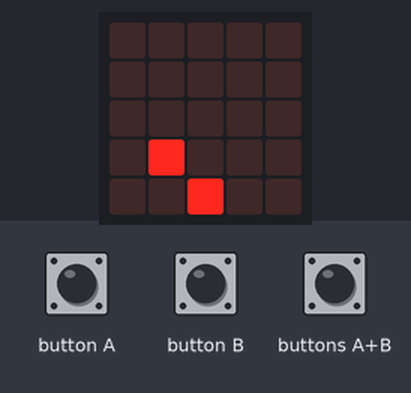
Bench run of a program on a simulated BBC micro:bit (MakeCode). On the bench: the board's 5×5 LED display. The inputs (shaded band) are chosen by the test bench. Random numbers come from a fixed seed; the run ends where the board's game-over animation would start. At 14.8 s the program stops and its outputs stay as they are.

Above: at 1.2 s.
1.3 s: button A pressed for 0.15 s
At 1.9 s:
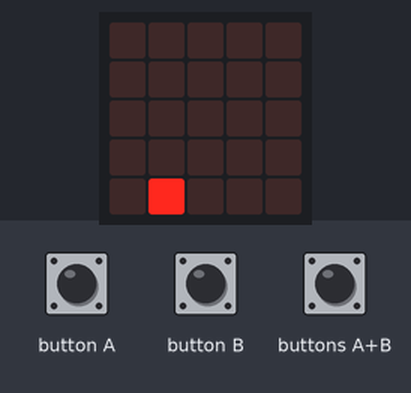
2.0 s: button B pressed for 0.15 s
At 2.34 s:
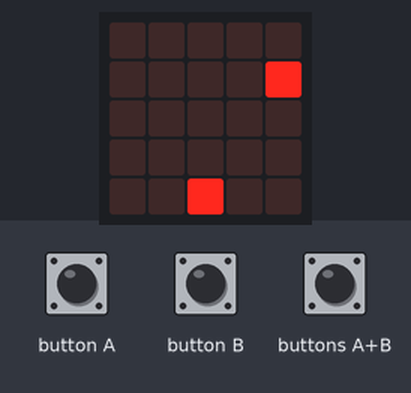
2.7 s: buttons A+B pressed for 0.15 s
At 3.2 s:
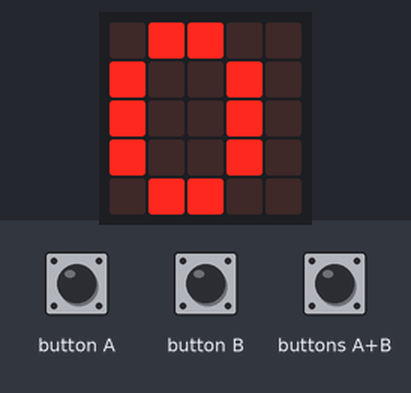
5.8 s: button A pressed for 0.15 s
At 6.4 s:
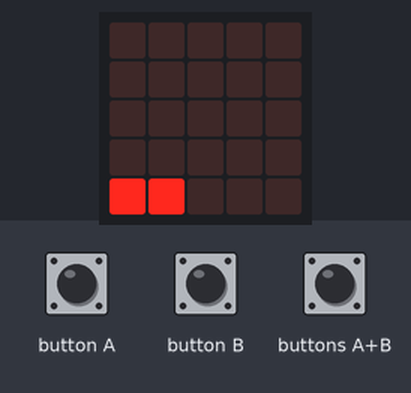
6.5 s: button B pressed for 0.15 s
At 7.0 s:
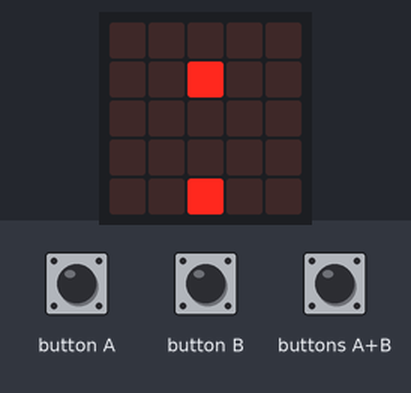
9.6 s: button B pressed for 0.15 s
At 15.4 s:
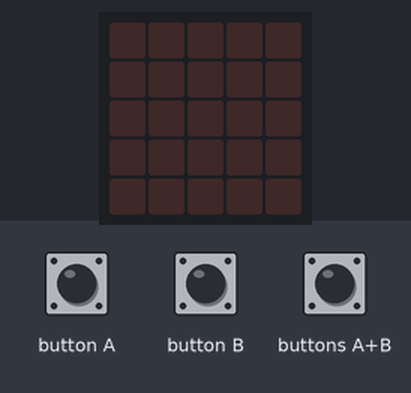
Timing chart, 0 to 16.3 s (numbered marks = the images above; inputs shaded):
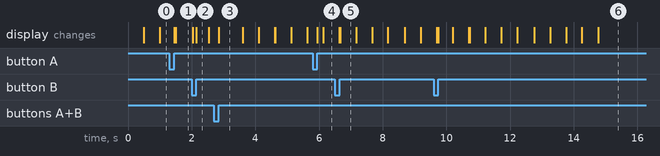

Measured:
- what the display in image 3 shows lasts 0.7 s, from 2.9 s to 3.6 s
- what the display in image 5 shows lasts 0.5 s, from 6.7 s to 7.2 s

The program:

main.ts
```typescript
input.onButtonPressed(Button.A, function () {
    player.move(-1)
})
input.onButtonPressed(Button.AB, function () {
    basic.showNumber(playerScore)
})
input.onButtonPressed(Button.B, function () {
    player.move(1)
})
let Enemy: game.LedSprite = null
let playerScore = 0
let player: game.LedSprite = null
player = game.createSprite(2, 4)
let playerLevens = 3
playerScore = 0
basic.forever(function () {
    Enemy = game.createSprite(randint(0, 4), 0)
    for (let index = 0; index < 4; index++) {
        Enemy.change(LedSpriteProperty.Y, 1)
        basic.pause(500)
    }
    basic.pause(10)
    if (Enemy.isTouching(player)) {
        playerLevens += -1
    } else {
        Enemy.delete()
        playerScore += 1
    }
    Enemy.delete()
    if (playerLevens < 0) {
        player.delete()
        game.gameOver()
    }
})
```

test.ts
```typescript
// tests gaan hier; deze zal niet worden gecompileerd wanneer dit pakket wordt gebruikt als extensie.
```
